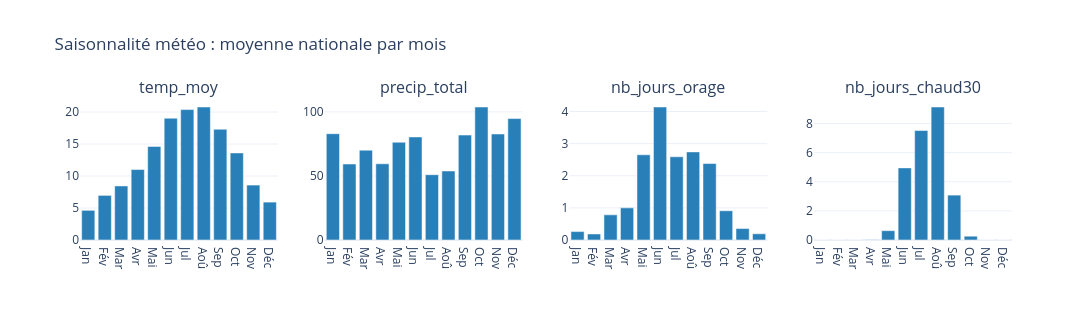

Notebook cell for this chart:
### Markdown cell above
### Saisonnalité météo

### Code cell
cles_saison = ["temp_moy", "precip_total", "nb_jours_orage", "nb_jours_chaud30"]
df_sais = df_clean.groupby("mois")[cles_saison].mean().reset_index()
df_sais["mois_label"] = df_sais["mois"].apply(lambda m: MOIS_LABELS[m - 1])

fig = make_subplots(rows=1, cols=len(cles_saison), subplot_titles=cles_saison)
for i, col in enumerate(cles_saison, 1):
    fig.add_trace(go.Bar(x=df_sais["mois_label"], y=df_sais[col], marker_color="#2980B9",
                          showlegend=False), row=1, col=i)
fig.update_layout(height=320, width = 1400, template="plotly_white",
                   title="Saisonnalité météo : moyenne nationale par mois")
fig.show()

### Figure 1 — Plotly figure (JSON) as saved in the notebook; plotly's stock layout.template omitted (floating-point values rounded to 4 significant figures)
{"data": [{"marker": {"color": "#2980B9"}, "showlegend": false, "type": "bar", "x": ["Jan", "Fév", "Mar", "Avr", "Mai", "Jun", "Jul", "Aoû", "Sep", "Oct", "Nov", "Déc"], "xaxis": "x", "y": [4.639, 6.973, 8.447, 11.01, 14.63, 19.03, 20.38, 20.78, 17.31, 13.61, 8.586, 5.922], "yaxis": "y"}, {"marker": {"color": "#2980B9"}, "showlegend": false, "type": "bar", "x": ["Jan", "Fév", "Mar", "Avr", "Mai", "Jun", "Jul", "Aoû", "Sep", "Oct", "Nov", "Déc"], "xaxis": "x2", "y": [82.97, 59.31, 70.14, 59.48, 76.28, 80.43, 50.97, 53.86, 81.9, 103.8, 82.74, 94.77], "yaxis": "y2"}, {"marker": {"color": "#2980B9"}, "showlegend": false, "type": "bar", "x": ["Jan", "Fév", "Mar", "Avr", "Mai", "Jun", "Jul", "Aoû", "Sep", "Oct", "Nov", "Déc"], "xaxis": "x3", "y": [0.262, 0.1881, 0.7836, 1.001, 2.653, 4.141, 2.591, 2.743, 2.381, 0.9108, 0.3564, 0.1926], "yaxis": "y3"}, {"marker": {"color": "#2980B9"}, "showlegend": false, "type": "bar", "x": ["Jan", "Fév", "Mar", "Avr", "Mai", "Jun", "Jul", "Aoû", "Sep", "Oct", "Nov", "Déc"], "xaxis": "x4", "y": [1.736e-05, 0.0, 0.001128, 0.01939, 0.6419, 4.956, 7.522, 9.14, 3.085, 0.2614, 0.0, 0.0], "yaxis": "y4"}], "layout": {"annotations": [{"font": {"size": 16}, "showarrow": false, "text": "temp_moy", "x": 0.1062, "xanchor": "center", "xref": "paper", "y": 1, "yanchor": "bottom", "yref": "paper"}, {"font": {"size": 16}, "showarrow": false, "text": "precip_total", "x": 0.3688, "xanchor": "center", "xref": "paper", "y": 1, "yanchor": "bottom", "yref": "paper"}, {"font": {"size": 16}, "showarrow": false, "text": "nb_jours_orage", "x": 0.6313, "xanchor": "center", "xref": "paper", "y": 1, "yanchor": "bottom", "yref": "paper"}, {"font": {"size": 16}, "showarrow": false, "text": "nb_jours_chaud30", "x": 0.8938, "xanchor": "center", "xref": "paper", "y": 1, "yanchor": "bottom", "yref": "paper"}], "height": 320, "title": {"text": "Saisonnalité météo : moyenne nationale par mois"}, "width": 1400, "xaxis": {"anchor": "y", "domain": [0, 0.2125]}, "xaxis2": {"anchor": "y2", "domain": [0.2625, 0.475]}, "xaxis3": {"anchor": "y3", "domain": [0.525, 0.7375]}, "xaxis4": {"anchor": "y4", "domain": [0.7875, 1]}, "yaxis": {"anchor": "x", "domain": [0, 1]}, "yaxis2": {"anchor": "x2", "domain": [0, 1]}, "yaxis3": {"anchor": "x3", "domain": [0, 1]}, "yaxis4": {"anchor": "x4", "domain": [0, 1]}}}
